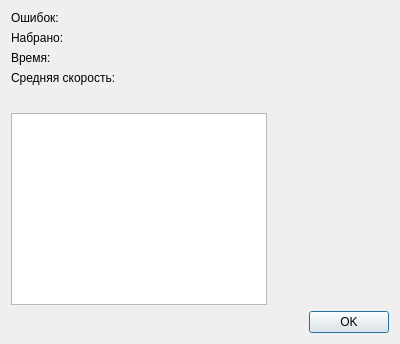
<?xml version="1.0" encoding="UTF-8"?>
<ui version="4.0">
 <class>Results</class>
 <widget class="QDialog" name="Results">
  <property name="windowModality">
   <enum>Qt::ApplicationModal</enum>
  </property>
  <property name="geometry">
   <rect>
    <x>0</x>
    <y>0</y>
    <width>400</width>
    <height>344</height>
   </rect>
  </property>
  <property name="windowTitle">
   <string>Результат</string>
  </property>
  <property name="windowIcon">
   <iconset resource="res.qrc">
    <normaloff>:/images/icon</normaloff>:/images/icon</iconset>
  </property>
  <property name="locale">
   <locale language="Russian" country="RussianFederation"/>
  </property>
  <property name="modal">
   <bool>true</bool>
  </property>
  <layout class="QVBoxLayout" name="verticalLayout_2">
   <item>
    <layout class="QVBoxLayout" name="verticalLayout">
     <item>
      <layout class="QFormLayout" name="formLayout">
       <item row="0" column="0">
        <widget class="QLabel" name="label">
         <property name="locale">
          <locale language="Russian" country="RussianFederation"/>
         </property>
         <property name="text">
          <string>Ошибок:</string>
         </property>
        </widget>
       </item>
       <item row="0" column="1">
        <widget class="QLabel" name="lblErrors">
         <property name="locale">
          <locale language="Russian" country="RussianFederation"/>
         </property>
         <property name="text">
          <string notr="true"/>
         </property>
        </widget>
       </item>
       <item row="1" column="0">
        <widget class="QLabel" name="label_2">
         <property name="locale">
          <locale language="Russian" country="RussianFederation"/>
         </property>
         <property name="text">
          <string>Набрано:</string>
         </property>
        </widget>
       </item>
       <item row="1" column="1">
        <widget class="QLabel" name="lblAmount">
         <property name="locale">
          <locale language="Russian" country="RussianFederation"/>
         </property>
         <property name="text">
          <string notr="true"/>
         </property>
        </widget>
       </item>
       <item row="2" column="0">
        <widget class="QLabel" name="label_3">
         <property name="locale">
          <locale language="Russian" country="RussianFederation"/>
         </property>
         <property name="text">
          <string>Время:</string>
         </property>
        </widget>
       </item>
       <item row="2" column="1">
        <widget class="QLabel" name="lblTime">
         <property name="locale">
          <locale language="Russian" country="RussianFederation"/>
         </property>
         <property name="text">
          <string notr="true"/>
         </property>
        </widget>
       </item>
       <item row="3" column="0">
        <widget class="QLabel" name="label_4">
         <property name="locale">
          <locale language="Russian" country="RussianFederation"/>
         </property>
         <property name="text">
          <string>Средняя скорость:</string>
         </property>
        </widget>
       </item>
       <item row="3" column="1">
        <widget class="QLabel" name="lblSpeed">
         <property name="locale">
          <locale language="Russian" country="RussianFederation"/>
         </property>
         <property name="text">
          <string notr="true"/>
         </property>
        </widget>
       </item>
      </layout>
     </item>
     <item>
      <widget class="QGraphicsView" name="graph">
       <property name="sizePolicy">
        <sizepolicy hsizetype="Fixed" vsizetype="Fixed">
         <horstretch>0</horstretch>
         <verstretch>0</verstretch>
        </sizepolicy>
       </property>
      </widget>
     </item>
     <item>
      <widget class="QDialogButtonBox" name="buttonBox">
       <property name="orientation">
        <enum>Qt::Horizontal</enum>
       </property>
       <property name="standardButtons">
        <set>QDialogButtonBox::Ok</set>
       </property>
       <property name="centerButtons">
        <bool>false</bool>
       </property>
      </widget>
     </item>
    </layout>
   </item>
  </layout>
 </widget>
 <resources>
  <include location="res.qrc"/>
 </resources>
 <connections>
  <connection>
   <sender>buttonBox</sender>
   <signal>accepted()</signal>
   <receiver>Results</receiver>
   <slot>accept()</slot>
   <hints>
    <hint type="sourcelabel">
     <x>248</x>
     <y>254</y>
    </hint>
    <hint type="destinationlabel">
     <x>157</x>
     <y>274</y>
    </hint>
   </hints>
  </connection>
  <connection>
   <sender>buttonBox</sender>
   <signal>rejected()</signal>
   <receiver>Results</receiver>
   <slot>reject()</slot>
   <hints>
    <hint type="sourcelabel">
     <x>316</x>
     <y>260</y>
    </hint>
    <hint type="destinationlabel">
     <x>286</x>
     <y>274</y>
    </hint>
   </hints>
  </connection>
 </connections>
</ui>
